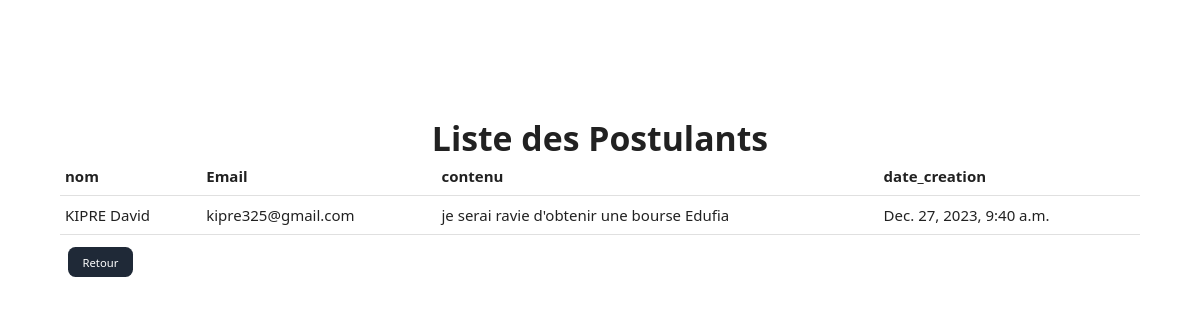
The app's page /bourse/liste_postulant/1/ (signed in) with its own data.
### Bourse/models.py (models this page shows)
class Postulant(models.Model):
    bourse = models.ForeignKey(Bourse, on_delete=models.CASCADE)
    nom = models.CharField(max_length=255)
    email = models.EmailField()
    contenu = models.TextField()
    date_creation = models.DateTimeField(default=timezone.now)

### Bourse/views.py (the view)
# urls.py: path('liste_postulant/<int:bourse_id>/', liste_postulant, name='liste_postulant'),
@login_required
def liste_postulant(request, bourse_id):
    bourse = get_object_or_404(Bourse, pk=bourse_id)
    postulant = Postulant.objects.filter(bourse_id=bourse_id)
    return render(request, 'bourse/liste_postulant.html', {'postulant': postulant, 'bourse': bourse})

### templates/bourse/liste_postulant.html
{% extends 'base/base.html' %}
{% block content %}
<div class="my-16 py-16 px-16">
    <h2 class="font-bold text-4xl text-center">Liste des Postulants</h2>
    {% if not postulant %}
        <div class="p-20 bg-white w-fit rounded-md flex-col text-center text-black m-auto">
            <i class="fa-solid fa-book text-blue-950 text-7xl"></i>
            <p class="mt-2 p-2 rounded-md text-md text-center">
                Aucun Postulant
            </p>
        </div>
    {% else %}
        <table class="w-full">
            <thead>
                <tr>
                    <th class="py-2">nom</th>
                    <th class="py-2">Email</th>
                    <th class="py-2">contenu</th>
                    <th class="py-2">date_creation</th>
                </tr>
            </thead>
            <tbody>
                {% for post in postulant %}
                    <tr class="align-center">
                        <td class="py-2">{{ post.nom }}</td>
                        <td class="py-2">{{ post.email }}</td>
                        <td class="py-2">{{ post.contenu }}</td>
                        <td class="py-2">{{ post.date_creation }}</td>
                    </tr>
                {% endfor %}
            </tbody>
        </table>
    {% endif %}
    <div class="my-4 space-x-3">
        <a href="{% url 'bourse:details_bourse_admin' bourse_id=bourse.id  %}" class="bg-gray-800 text-white text-xs py-2 px-4 mx-2 rounded-lg hover:bg-blue-600 transition">Retour</a>
    </div>
</div>
{% endblock %}

### records on screen
Postulant: nom "KIPRE David", email "kipre325@gmail.com", contenu "je serai ravie d'obtenir une bourse Edufia", date_creation "Dec. 27, 2023, 9:40 a.m."
